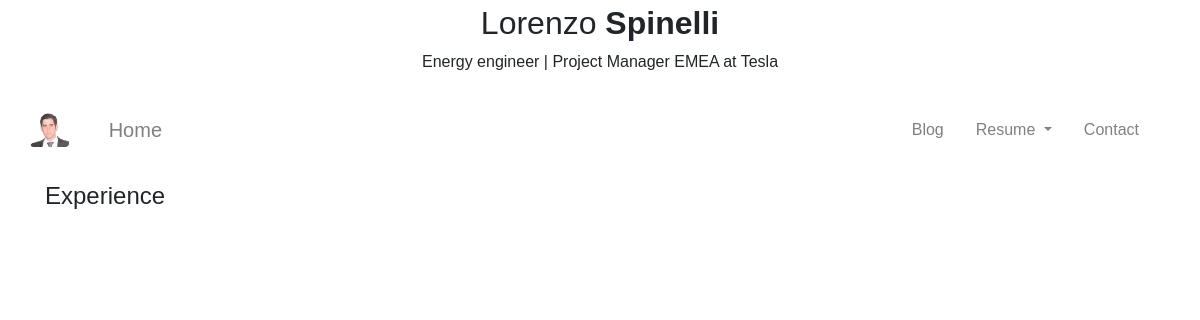
/resume/experience/, run on an earlier commit of the app's database.
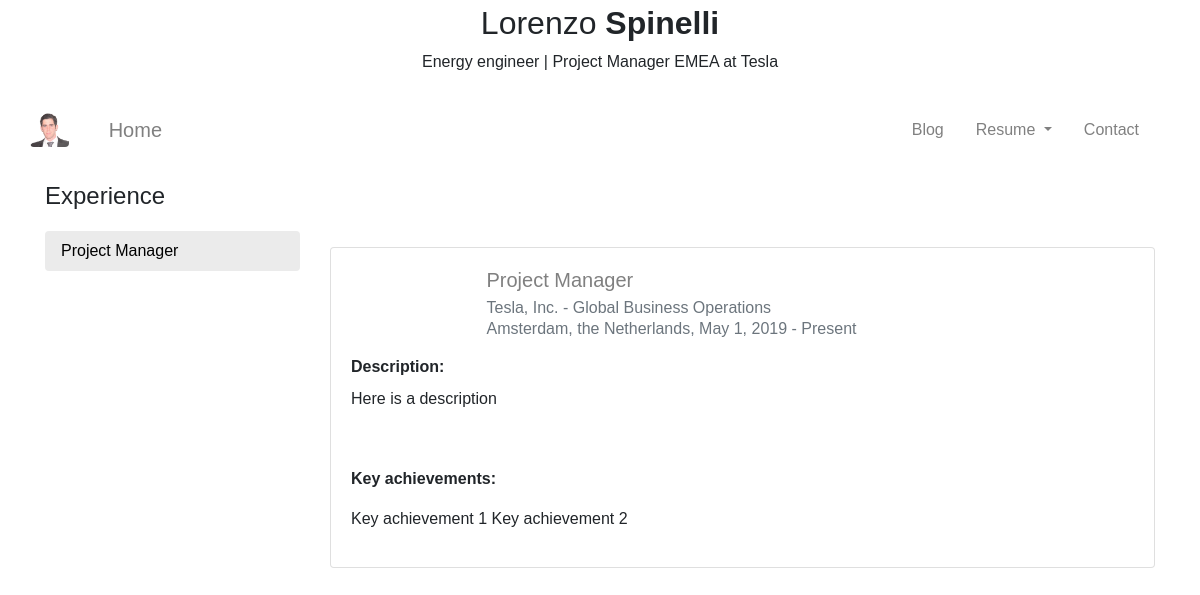
And on a later commit of the database.
### resume/models.py (models this page shows)
class CVEntry(Named, Datable, TimeStampable,
              Localizable, Described, Attachable):
    company = models.ForeignKey(
        Company,
        related_name='%(class)s_related',
        related_query_name='%(class)ss',
        on_delete=models.CASCADE,
    )
    project = models.ManyToManyField(
        Project,
        related_name='%(class)s_related',
        related_query_name='%(class)ss',
        blank=True,
    )
    class Meta:
        abstract = True

class Experience(CVEntry):
    department = models.CharField(max_length=100, blank=True)
    key_achievements = models.TextField(blank=True)

class Company(Named):
    logo = models.ImageField(upload_to='logos/', blank=True)
    class Meta:
        verbose_name_plural = 'Companies'

### resume/views.py (the view)
class ExperienceListView(ListView):
    context_object_name = 'experiences'
    model = models.Experience
    section_name = "Experience"
    template_name = 'mainpage/resume/experience.html'

### resume/base_models.py (called while the page is built)
    def __str__(self):
        return self.name

    @property
    def end_date_display(self):
        if self.current:
            return "Present"
        if self.end_date:
            return self.end_date
        return "No end date"

### templates/mainpage/resume/experience.html (shortened to what this page needs)
{% extends "mainpage/base.html" %}
{% block body_block %}
<h4 class="my-3 bg-white">
    Experience
</h4>
<div class="row sticky-top">
    <nav class="col-sm-5 col-lg-3 my-1" id="myScrollspy">
        <ul class="nav nav-pills flex-column bg-white">
            {% for exp in experiences %}
            <li class="nav-item">
                <a class="nav-link active" href="#list-item-{{ forloop.counter }}">
                    {{ exp.name }}
                </a>
            </li>
            {% endfor %}
        </ul>
    </nav>
    <div class='col-sm-7 col-lg-9 my-1' id='scrolled' data-spy="scroll" data-target="#myScrollspy" data-offset="1">
        {% for exp in experiences %}
        <div class="card my-3" id="list-item-{{ forloop.counter}}">
            <div class="card-body">
                <div class="row">
                    <div class="col-xs-4 col-sm-3 col-lg-2 mx-auto">
                    </div>
                    <div class="col-xs-8 col-sm-9 col-lg-10">
                        <h5 class="card-title">
                            <a href="{% url 'resume:experience-detail' exp.slug %}">
                                {{ exp.name }}
                            </a>
                        </h5>
                        <h6 class="card-subtitle mb-2 text-muted">
                                {{ exp.company }} - {{ exp.department }}
                        </h6>
                        <h6 class="card-subtitle mb-2 text-muted">
                            {{ exp.location }}, {{ exp.start_date }} - {{ exp.end_date_display }}
                        </h6>
                    </div>
                </div>
                <p class="card-text my-2"><strong>Description:</strong><br>
                    {{ exp.description|truncatewords:"25"|linebreaks }}<br>
                </p>
                {% if exp.key_achievements%}
                <p class="card-text"><strong>Key achievements:</strong><br>
                    {{ exp.key_achievements|truncatewords:"20"|linebreaks }}
                </p>
                {% endif %}
            </div>
        </div>
        {% endfor %}
    </div>
</div>
{% endblock %}

### templates/mainpage/base.html (shortened to what this page needs)
<!DOCTYPE html>
<html lang="en">
<head>
    <link rel="stylesheet" href="https://stackpath.bootstrapcdn.com/bootstrap/4.3.1/css/bootstrap.min.css">
    <link rel='stylesheet' href='https://use.fontawesome.com/releases/v5.7.0/css/all.css'>
    {% load static %}
    <link rel="stylesheet" href="{% static 'mainpage/mainstyle.css' %}">
</head>
<body>
    {% block header_block %}
    <header class="header">
        <div class="row flex-nowrap justify-content-between align-items-center">
            <div class="col-10 text-center my-1">
                <h2>
                    Lorenzo <b>Spinelli</b>
                </h2>
                <p>Energy engineer | Project Manager EMEA at Tesla</p>
            </div>
        </div>
    </header>
    {% endblock %}
    {% block navbar_block %}
    <nav class="navbar navbar-expand-sm sticky-top bg-white navbar-light">
        <div class="container">
            <li class="navbar-brand align-items-start">
                <div class="row">
                    <div class="col-xs-4">
                        {% load static %}
                        <img src="{% static 'mainpage/CV-image3.jpg' %}" alt="" height='40px' class='rounded mr-4'>
                    </div>
                    <div class="col-xs-8">
                        <a class="nav-link" href="{% url 'about' %}">Home</a>
                    </div>
                </div>
            </li>
            <ul class="nav navbar-nav">
                <li class="nav-item mx-2">
                    <a class="nav-link" href="{% url 'blog:blog' %}">Blog</a>
                </li>
                <li class="nav-item dropdown mx-2 ontop">
                    <a class="nav-link dropdown-toggle" href="#" data-toggle="dropdown" aria-haspopup="true" aria-expanded="false">
                        Resume
                    </a>
                </li>
                <li class="nav-item mx-2">
                    <a class="nav-link" href="{% url 'contact' %}">Contact</a>
                </li>
            </ul>
        </div>
    </nav>
    {% endblock %}
    <div class="container">
        {% block body_block %}{% endblock %}
    </div>
</body>
</html>

### static/mainpage/mainstyle.css (style rules this page uses)
body { font-family: Arial; }
.ontop { z-index: 2; position: relative !important; }
.row { z-index: 1; }
.active { background-color: rgb(235, 235, 235) !important; color: black !important; }
a { color: gray !important; }
#scrolled { position: relative; overflow-y: scroll; height: 60vh; }

What changed in the data, as far as the page shows it:
added Experience: name "Project Manager", company "Tesla, Inc.", department "Global Business Operations", location "Amsterdam, the Netherlands", start_date "May 1, 2019", end_date_display "Present", description "Here is a description", key_achievements "Key achievement 1 Key achievement 2"
